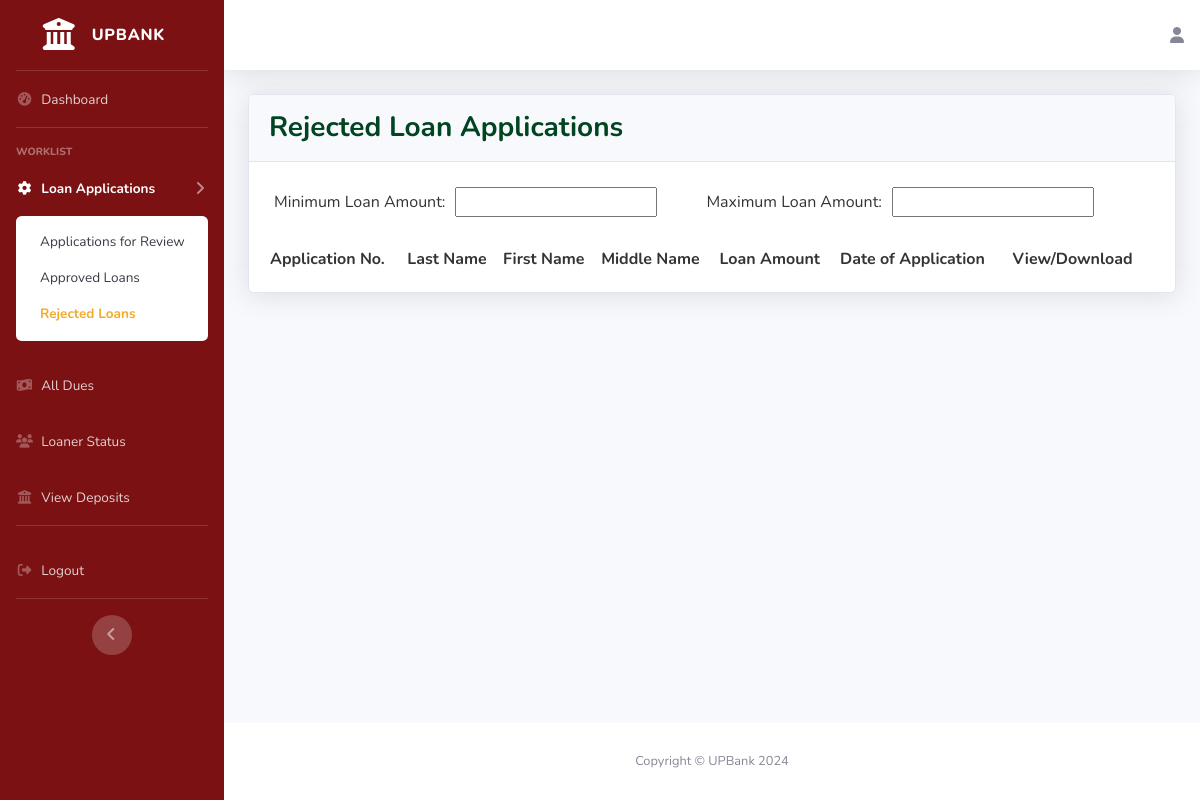
Before: /bank-officer/rejected with the older database file.
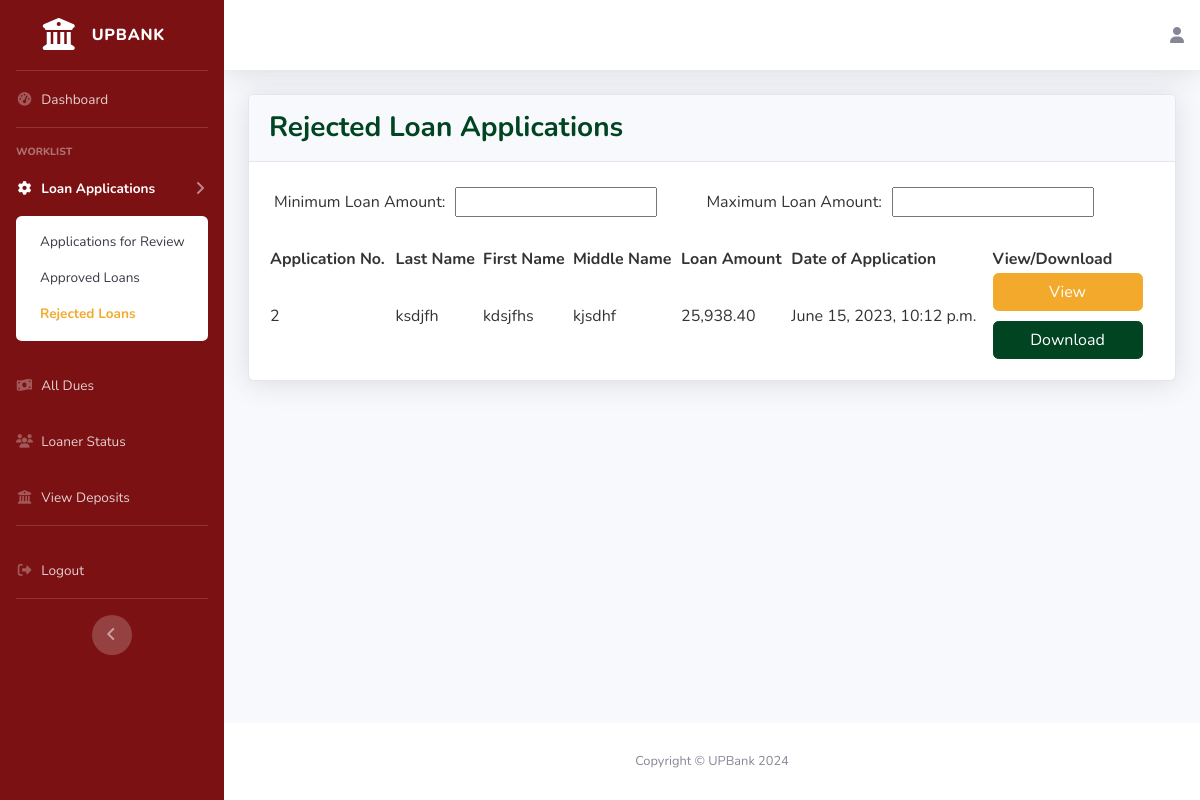
After: the same page with the newer database file.
### loans_borrower/models.py (models this page shows, shortened)
class Loans(models.Model):
    STATUS = (
        ('For Review', 'For Review'),
        ('Approved', 'Approved'),
        ('Rejected', 'Rejected'),
    )
    CIV_STATUS = (
        ('Married', 'Married'),
        ('Separated', 'Separated'),
        ('Single', 'Single'),
        ('Widower', 'Widower'),
    )
    LEN_STAY = (
        ('Months', 'Months'),
        ('Years', 'Years'),
    )
    HOME_OWN = (
        ('Mortgage', 'Mortgage'),
        ('Rented', 'Rented'),
        ('Owned', 'Owned'),
        ('Used Free/Living with Parents/Relatives', 'Used Free/Living with Parents/Relatives'),
    )
    PHONE_TYPE = (
        ('Home', 'Home'),
        ('Mobile', 'Mobile'),
    )
    PRIME_INCOME = (
        ('Employment', 'Employment'),
        ('Business', 'Business'),
    )
    EMP_TYPE = (
        ('Local(Government)', 'Local(Government)'),
        ('Local(Private)', 'Local(Private)'),
        ('OFW Non-Immigrant(Government)', 'OFW Non-Immigrant(Government)'),
        ('OFW Non-Immigrant(Private)', 'OFW Non-Immigrant(Private)'),
    )
    LOAN_TAG = (
        ('Pending', 'Pending'),
        ('Delinquent', 'Delinquent'),
        ('In-Loan Default', 'In-Loan Default'),
        ('Completed', 'Completed'),
    )
    app_date = models.DateTimeField(null=True, blank=True)
    status = models.CharField(default='For Review',max_length=100, choices=STATUS, null=True)
    make = models.CharField(max_length=100, null=True, blank=False)
    model = models.CharField(max_length=100, null=True, blank=False)
    sell_price = models.DecimalField(max_digits=50, decimal_places=2, null=True, blank=False)
    dp_percent = models.PositiveIntegerField(null=True, blank=False)
    dp_amt = models.DecimalField(max_digits=50, decimal_places=2, null=True, blank=False)
    loan_amt = models.DecimalField(max_digits=50, decimal_places=2, null=True, blank=False)
    no_of_payments = models.IntegerField(null=True, blank=False)
    loan_bal = models.DecimalField(default=0,max_digits=50, decimal_places=2, null=True, blank=True)
    user = models.ForeignKey(User, on_delete=models.CASCADE, null=True, blank=True)
    first_name = models.CharField(max_length=100, null=True, blank=False)
    middle_name = models.CharField(max_length=100, null=True, blank=True)
    last_name = models.CharField(max_length=100, null=True, blank=False)
    birthdate = models.DateField(null=True, blank=False)
    civ_status = models.CharField(max_length=100, choices=CIV_STATUS, null=True, blank=False)
    unit_no = models.CharField(max_length=100, null=True, blank=False)
    condo_name = models.CharField(max_length=100, null=True, blank=True)
    street = models.CharField(max_length=100, null=True, blank=False)
    subdiv_brgy = models.CharField(max_length=100, null=True, blank=False)
    city = models.CharField(max_length=100, null=True, blank=False)
    municip_prov = models.CharField(max_length=100, null=True, blank=False)
    country = models.CharField(max_length=100, null=True, blank=False)
    len_stay = models.CharField(max_length=100, choices=LEN_STAY, null=True, blank=False)
    len_stay_num = models.IntegerField(null=True, blank=False)
    home_own = models.CharField(max_length=100, choices=HOME_OWN, null=True, blank=False)
    phone_type = models.CharField(max_length=100, choices=PHONE_TYPE, null=True, blank=False)
    home_num = models.CharField(max_length=100, null=True, blank=True)
    mobile_num = PhoneNumberField(max_length=100, null=True, blank=True)
    email_add = models.CharField(max_length=100, null=True, blank=False)
    prime_income = models.CharField(max_length=100, choices=PRIME_INCOME, null=True, blank=False)
    emp_type = models.CharField(max_length=100, choices=EMP_TYPE, null=True, blank=True)
    emp_name = models.CharField(max_length=100, null=True, blank=True)
    job_pos = models.CharField(max_length=100, null=True, blank=True)
    emp_tenure = models.CharField(max_length=100, choices=LEN_STAY, null=True, blank=True)
    emp_tenure_num = models.IntegerField(null=True, blank=True)
    emp_monthly_income = models.DecimalField(max_digits=50, decimal_places=2, null=True, blank=True)
    emp_work_no = models.CharField(max_length=100, null=True, blank=True)
    bsns_type = models.CharField(default="Self-Employed", max_length=100, null=True, blank=True)
    bsns_name = models.CharField(max_length=100, null=True, blank=True)
    bsns_tenure = models.CharField(max_length=100, choices=LEN_STAY, null=True, blank=True)
    bsns_tenure_num = models.IntegerField(null=True, blank=True)
    bsns_monthly_income = models.DecimalField(max_digits=50, decimal_places=2, null=True, blank=True)
    bsns_work_no = models.CharField(max_length=100, null=True, blank=True)
    bsns_unit_no = models.CharField(max_length=100, null=True, blank=True)
    bsns_condo_name = models.CharField(max_length=100, null=True, blank=True)
    bsns_street = models.CharField(max_length=100, null=True, blank=True)
    bsns_subdiv_brgy = models.CharField(max_length=100, null=True, blank=True)
    bsns_city = models.CharField(max_length=100, null=True, blank=True)
    bsns_municip_prov = models.CharField(max_length=100, null=True, blank=True)
    bsns_country = models.CharField(max_length=100, null=True, blank=True)
    loan_docs = models.FileField(upload_to='loan_docs/', null=True, blank=True)
    loan_tag = models.CharField(default='Pending', max_length=100, choices=LOAN_TAG, null=True, blank=True)

### bank_officer/views.py (the view)
# urls.py: path('rejected', views.rejected, name="rejected"),
def rejected (request):
    loans = Loans.objects.filter(status='Rejected')
    data = {
        'loans' : loans,
    }
    return render(request, 'bank_officer/rejected.html', data)

### bank_officer/templates/bank_officer/rejected.html (shortened to what this page needs)
{% extends 'bank_officer/navbar.html' %}
{% load static %}
{% block content %}
{% load humanize %}
    <div class="card shadow mb-4">
        <div class="card-header py-3">
            <h3 class="m-0 font-weight-bold" style="color:#014421">Rejected Loan Applications</h3>
        </div>
        <div class="card-body">
            <div class="table-responsive">
                <table border="0" cellspacing="5" cellpadding="5">
                <tbody><tr>
                    <td style="color: #343434">Minimum Loan Amount:</td>
                    <td><input type="text" id="min" name="min" style="color: #343434;"></td>
                    <td>&nbsp;&nbsp;&nbsp;&nbsp;&nbsp;&nbsp;&nbsp;</td>
                    <td style="color: #343434">Maximum Loan Amount:</td>
                    <td><input type="text" id="max" name="max" style="color: #343434;"></td>
                </tr>
                </tbody></table> <br>
                <table id="example" class="display" style="width:100%">
                    <thead>
                        <tr>
                            <th>Application No.</th>
                            <th>Last Name</th>
                            <th>First Name</th>
                            <th>Middle Name</th>
                            <th>Loan Amount</th>
                            <th>Date of Application</th>
                            <th>View/Download</th>
                        </tr>
                    </thead>
                    <tbody>
                        {% for loan in loans %}
                            <tr onclick="window.location='{% url 'loan-app' loan.id %}'">
                                <td>{{loan.id}}</a></td>
                                <td>{{loan.last_name}}</td>
                                <td>{{loan.first_name}}</td>
                                <td>{{loan.middle_name}}</td>
                                <td>{{loan.loan_amt|intcomma}}</td>
                                <td>{{loan.app_date}}</td>
                                <td>
                                    <div>
                                        <button id="submit_button" type="submit" class="btn btn-primary login-button button-width" style="background-color: #F3AA2C !important; border-color: #F3AA2C !important;">
                                        <a href="{% url 'loan-app' loan.id %}" style="color:white;">View</a></button>
                                    </div>
                                    <div style="padding-top: 10px;">
                                        <button id="submit_button" type="submit" class="btn btn-primary login-button button-width" style="background-color: #014421 !important; border-color: #014421 !important;">
                                        <a href="{% url 'generate-pdf' loan.id %}" style="color:white">Download</a></button>
                                    </div>
                                </td>
                            </tr>
                        {% endfor %}
                    </tbody>
                </table>
            </div>
        </div>
    </div>
{% endblock content %}

Changed rows visible on the page:
added Loans: id "2", last_name "ksdjfh", first_name "kdsjfhs", middle_name "kjsdhf", loan_amt "25,938.40", app_date "June 15, 2023, 10:12 p.m."
